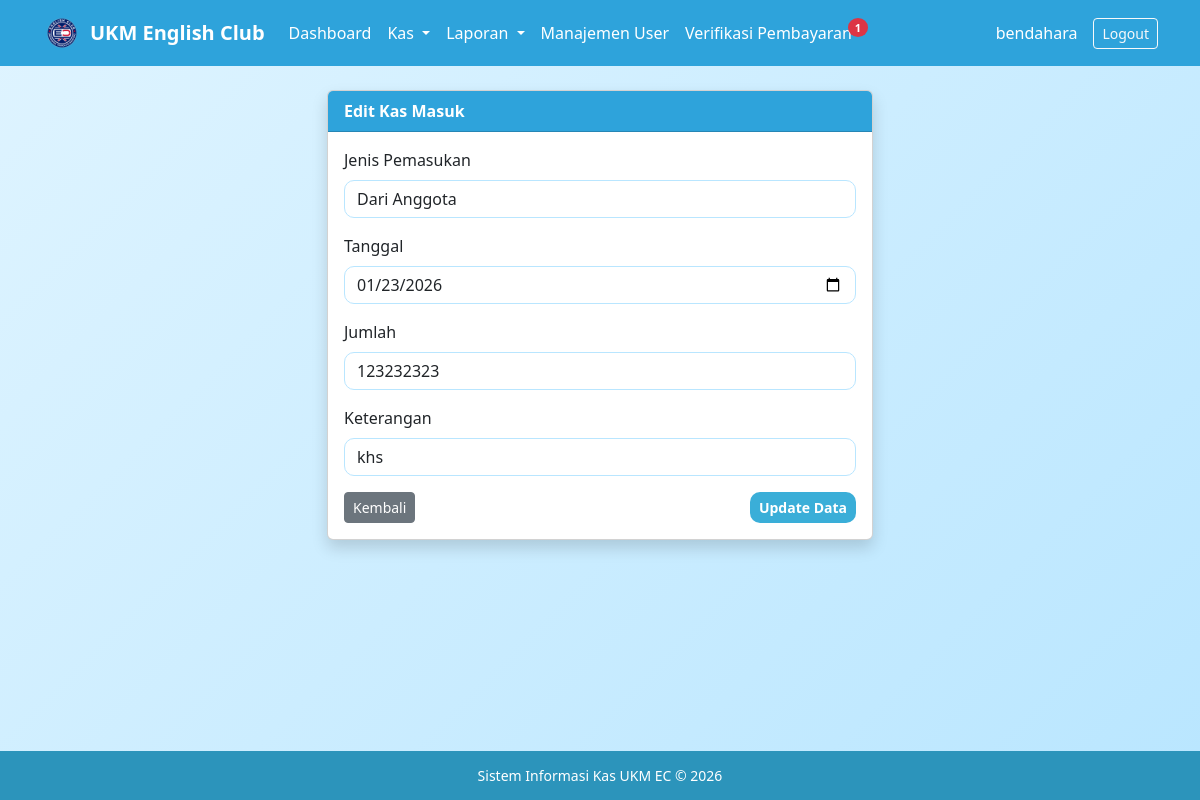
Page /edit_masuk.php?id=4 (signed in) on the committed database.
### tables this page shows
CREATE TABLE IF NOT EXISTS `kas_masuk` (
  `id_masuk` int(11) NOT NULL AUTO_INCREMENT,
  `tanggal` date DEFAULT NULL,
  `jumlah` int(11) DEFAULT NULL,
  `sumber` enum('Iuran Anggota','Donasi','Lainnya') NOT NULL,
  `keterangan` varchar(200) DEFAULT NULL,
  `id_user` int(11) DEFAULT NULL,
  `jenis` varchar(20) DEFAULT NULL,
  PRIMARY KEY (`id_masuk`),
  KEY `kas_masuk_ibfk_1` (`id_user`)
);

### edit_masuk.php (the view, shortened to what this page needs)
<?php
include 'config/koneksi.php';
$id = mysqli_real_escape_string($conn, $_GET['id']);
$data = mysqli_query($conn, "SELECT * FROM kas_masuk WHERE id_masuk='$id'");
$d = mysqli_fetch_assoc($data);
?>
<!DOCTYPE html>
<html lang="id">
<head>
    <link href="https://cdn.jsdelivr.net/npm/bootstrap@5.3.2/dist/css/bootstrap.min.css" rel="stylesheet">
    <link rel="stylesheet" href="assets/style.css">
</head>
<body>
<?php include 'navbar_bendahara.php'; ?>
<div class="container mt-4">
    <div class="row justify-content-center">
        <div class="col-md-6">
            <div class="card shadow">
                <div class="card-header text-white fw-bold" style="background:#2ea3db;">
                    Edit Kas Masuk
                </div>
                <div class="card-body">
                    <form method="POST" action="update_masuk.php">
                        <div class="mb-3">
                            <label class="form-label">Jenis Pemasukan</label>
                            <select name="jenis" id="jenis" class="form-control" onchange="toggleAnggota()" required>
                                <option value="anggota" <?= ($d['jenis']=='anggota')?'selected':''; ?>>Dari Anggota</option>
                            </select>
                        </div>
                        <div class="mb-3">
                            <label class="form-label">Tanggal</label>
                            <input type="date" name="tanggal" class="form-control" value="<?= $d['tanggal']; ?>" required>
                        </div>
                        <div class="mb-3">
                            <label class="form-label">Jumlah</label>
                            <input type="number" name="jumlah" class="form-control" value="<?= $d['jumlah']; ?>" required>
                        </div>
                        <div class="mb-3">
                            <label class="form-label">Keterangan</label>
                            <input type="text" name="keterangan" class="form-control" value="<?= $d['keterangan']; ?>" required>
                        </div>
                        <div class="d-flex justify-content-between">
                            <a href="kas_masuk.php" class="btn btn-secondary btn-sm">Kembali</a>
                            <button type="submit" class="btn btn-sky btn-sm">Update Data</button>
                        </div>
                    </form>
                </div>
            </div>
        </div>
    </div>
</div>
<?php include 'footer.php'; ?>
</body>
</html>

### assets/style.css (style rules this page uses)
body { background: linear-gradient(135deg,#dff4ff,#b9e6ff); font-family: 'Segoe UI', Tahoma, Geneva, Verdana, sans-serif; }
.form-control { border-radius:10px; border:1px solid #b9e6ff; }
.btn-sky { background-color:#3aaed8; color:white; border-radius:10px; font-weight:600; }
html, body { height:100%; }
body { display:flex; flex-direction:column; }
.container { flex:1; }

### rows in the picture
kas_masuk: tanggal "01/23/2026", jumlah "123232323", keterangan "khs"

### other values in the picture
$notif "1"
$_SESSION['username'] "bendahara"
